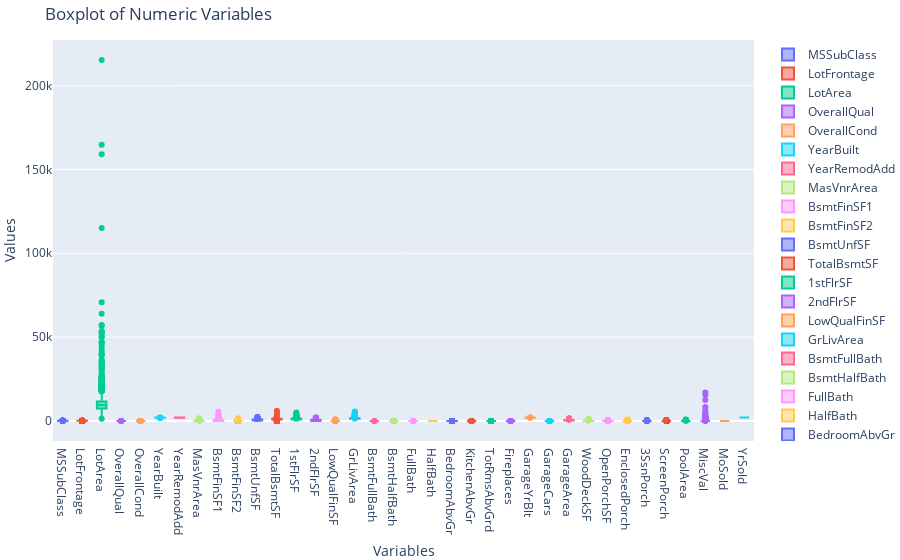

Here is the notebook cell this chart was saved with:
### Code cell
import plotly.graph_objects as go

# Select only numeric columns
df_numeric = df_combine[numeric_column_names]

# Remove specific columns if needed
df_numeric = df_numeric.drop(['Id', 'SalePrice'], axis=1, errors='ignore')

# Create the boxplot using go.Box with the DataFrame directly
fig = go.Figure(data=[go.Box(y=df_numeric[col], name=col) for col in df_numeric.columns])

# Update layout
fig.update_layout(title='Boxplot of Numeric Variables',
                  xaxis_title='Variables',
                  yaxis_title='Values',
                  autosize=True,  # Set the figure size to the maximum screen size
                  margin=dict(l=0, r=0, t=40, b=0))  # Set the margins

# Show the plot
fig.show()

### Figure 1 — Plotly figure (JSON) as saved in the notebook; plotly's stock layout.template omitted (floating-point values rounded to 4 significant figures; data arrays with more than 128 entries replaced by an {"elided": "..."} marker saying what was removed)
{"data": [{"name": "MSSubClass", "type": "box", "y": {"elided": "2919 int values"}}, {"name": "LotFrontage", "type": "box", "y": {"elided": "2919 int values"}}, {"name": "LotArea", "type": "box", "y": {"elided": "2919 int values"}}, {"name": "OverallQual", "type": "box", "y": {"elided": "2919 int values"}}, {"name": "OverallCond", "type": "box", "y": {"elided": "2919 int values"}}, {"name": "YearBuilt", "type": "box", "y": {"elided": "2919 int values"}}, {"name": "YearRemodAdd", "type": "box", "y": {"elided": "2919 int values"}}, {"name": "MasVnrArea", "type": "box", "y": {"elided": "2919 int values"}}, {"name": "BsmtFinSF1", "type": "box", "y": {"elided": "2919 int values"}}, {"name": "BsmtFinSF2", "type": "box", "y": {"elided": "2919 int values"}}, {"name": "BsmtUnfSF", "type": "box", "y": {"elided": "2919 int values"}}, {"name": "TotalBsmtSF", "type": "box", "y": {"elided": "2919 int values"}}, {"name": "1stFlrSF", "type": "box", "y": {"elided": "2919 int values"}}, {"name": "2ndFlrSF", "type": "box", "y": {"elided": "2919 int values"}}, {"name": "LowQualFinSF", "type": "box", "y": {"elided": "2919 int values"}}, {"name": "GrLivArea", "type": "box", "y": {"elided": "2919 int values"}}, {"name": "BsmtFullBath", "type": "box", "y": {"elided": "2919 int values"}}, {"name": "BsmtHalfBath", "type": "box", "y": {"elided": "2919 int values"}}, {"name": "FullBath", "type": "box", "y": {"elided": "2919 int values"}}, {"name": "HalfBath", "type": "box", "y": {"elided": "2919 int values"}}, {"name": "BedroomAbvGr", "type": "box", "y": {"elided": "2919 int values"}}, {"name": "KitchenAbvGr", "type": "box", "y": {"elided": "2919 int values"}}, {"name": "TotRmsAbvGrd", "type": "box", "y": {"elided": "2919 int values"}}, {"name": "Fireplaces", "type": "box", "y": {"elided": "2919 int values"}}, {"name": "GarageYrBlt", "type": "box", "y": {"elided": "2919 int values"}}, {"name": "GarageCars", "type": "box", "y": {"elided": "2919 int values"}}, {"name": "GarageArea", "type": "box", "y": {"elided": "2919 int values"}}, {"name": "WoodDeckSF", "type": "box", "y": {"elided": "2919 int values"}}, {"name": "OpenPorchSF", "type": "box", "y": {"elided": "2919 int values"}}, {"name": "EnclosedPorch", "type": "box", "y": {"elided": "2919 int values"}}, {"name": "3SsnPorch", "type": "box", "y": {"elided": "2919 int values"}}, {"name": "ScreenPorch", "type": "box", "y": {"elided": "2919 int values"}}, {"name": "PoolArea", "type": "box", "y": {"elided": "2919 int values"}}, {"name": "MiscVal", "type": "box", "y": {"elided": "2919 int values"}}, {"name": "MoSold", "type": "box", "y": {"elided": "2919 int values"}}, {"name": "YrSold", "type": "box", "y": {"elided": "2919 int values"}}], "layout": {"autosize": true, "margin": {"b": 0, "l": 0, "r": 0, "t": 40}, "title": {"text": "Boxplot of Numeric Variables"}, "xaxis": {"title": {"text": "Variables"}}, "yaxis": {"title": {"text": "Values"}}}}
